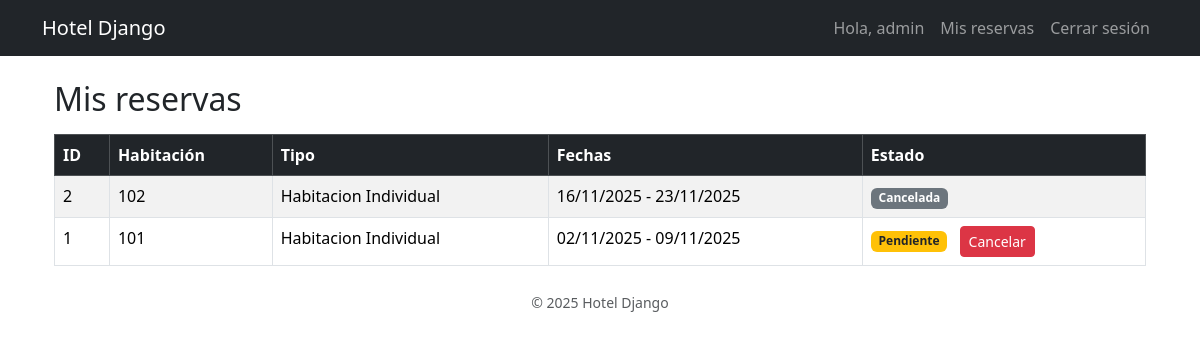
/reservas/mis-reservas/ (signed in), run on the app's committed database.
### apps/usuarios/models.py (models this page shows, shortened)
class Usuario(AbstractUser):
    telefono = models.CharField(max_length=20, blank=True, null=True)
    direccion = models.CharField(max_length=200, blank=True, null=True)

### apps/reservas/models.py (models this page shows, shortened)
class Reserva(models.Model):
    usuario = models.ForeignKey(settings.AUTH_USER_MODEL, on_delete=models.CASCADE, related_name='reservas')
    habitacion = models.ForeignKey(Habitacion, on_delete=models.CASCADE, related_name='reservas')
    fecha_entrada = models.DateField()
    fecha_salida = models.DateField()
    fecha_creacion = models.DateTimeField(auto_now_add=True)
    estado_choices = [
        ('pendiente', 'Pendiente'),
        ('confirmada', 'Confirmada'),
        ('cancelada', 'Cancelada'),
        ('finalizada', 'Finalizada'),
    ]
    estado = models.CharField(max_length=20, choices=estado_choices, default='pendiente')

### apps/habitaciones/models.py (models this page shows, shortened)
class Habitacion(models.Model):
    numero = models.CharField(max_length=10, unique=True)
    tipo = models.ForeignKey('TipoHabitacion', on_delete=models.CASCADE, related_name='habitaciones')
    disponible = models.BooleanField(default=True)

class TipoHabitacion(models.Model):
    nombre = models.CharField(max_length=100)
    descripcion = models.TextField(blank=True, null=True)
    precio_por_noche = models.DecimalField(max_digits=8, decimal_places=2)
    capacidad = models.PositiveIntegerField(default=1)
    imagen = models.ImageField(upload_to='habitaciones/', blank=True, null=True)

### apps/reservas/views.py (the view)
# urls.py: path('mis-reservas/', views.mis_reservas, name='mis_reservas'),
@login_required
def mis_reservas(request):
    reservas = (
        request.user.reservas
        .select_related('habitacion', 'habitacion__tipo')
        .order_by('-fecha_entrada')
    )
    return render(request, 'reservas/mis_reservas.html', {'reservas': reservas})

### apps/reservas/templates/reservas/mis_reservas.html (shortened to what this page needs)
{% extends "base.html" %}
{% block content %}
<div class="container mt-4">
  <h2>Mis reservas</h2>
  {% if reservas %}
    <table class="table table-striped table-bordered mt-3">
      <thead class="table-dark">
        <tr>
          <th>ID</th>
          <th>Habitación</th>
          <th>Tipo</th>
          <th>Fechas</th>
          <th>Estado</th>
        </tr>
      </thead>
      <tbody>
        {% for reserva in reservas %}
        <tr>
          <td>{{ reserva.id }}</td>
          <td>{{ reserva.habitacion.numero }}</td>
          <td>{{ reserva.habitacion.tipo.nombre }}</td>
          <td>
            {{ reserva.fecha_entrada|date:"d/m/Y" }} - {{ reserva.fecha_salida|date:"d/m/Y" }}
          </td>
          <td>
            {% if reserva.estado == "pendiente" %}
              <span class="badge bg-warning text-dark">Pendiente</span>
            {% elif reserva.estado == "confirmada" %}
              <span class="badge bg-success">Confirmada</span>
            {% elif reserva.estado == "cancelada" %}
              <span class="badge bg-secondary">Cancelada</span>
            {% else %}
              <span class="badge bg-info">{{ reserva.estado }}</span>
            {% endif %}
            {% if reserva.estado != "cancelada" %}
            <form method="post" action="{% url 'cancelar_reserva' reserva.id %}" style="display:inline;">
                <button type="submit" class="btn btn-sm btn-danger ms-2">Cancelar</button>
            </form>
            {% endif %}
          </td>
        </tr>
        {% endfor %}
      </tbody>
    </table>
  {% else %}
    <div class="alert alert-info mt-4">
      No tienes reservas registradas todavía.
    </div>
  {% endif %}
</div>
{% endblock %}

### templates/base.html (shortened to what this page needs)
<!DOCTYPE html>
<html lang="es">
<head>
    <link rel="stylesheet" href="https://cdn.jsdelivr.net/npm/bootstrap@5.3.3/dist/css/bootstrap.min.css">
</head>
<body>
    <nav class="navbar navbar-expand-lg navbar-dark bg-dark mb-4">
        <div class="container">
            <a class="navbar-brand" href="/">Hotel Django</a>
            <div class="collapse navbar-collapse">
                <ul class="navbar-nav ms-auto">
                    {% if user.is_authenticated %}
                        <li class="nav-item"><a class="nav-link" href="#">Hola, {{ user.username }}</a></li>
                        <li class="nav-item">
                            <a class="nav-link" href="{% url 'mis_reservas' %}">Mis reservas</a>
                        </li>
                        <form method="post" action="{% url 'logout' %}" style="display:inline;">
                            <button type="submit" class="btn btn-link nav-link" style="display:inline; border:none; background:none;">
                                Cerrar sesión
                            </button>
                        </form>
                    {% else %}
                        <li class="nav-item"><a class="nav-link" href="{% url 'login' %}">Iniciar sesión</a></li>
                        <li class="nav-item"><a class="nav-link" href="{% url 'registro' %}">Registrarse</a></li>
                    {% endif %}
                </ul>
            </div>
        </div>
    </nav>
    <main class="container">
        {% block content %}
        {% endblock %}
    </main>
    <footer class="text-center mt-4 mb-4 text-muted">
        <small>© 2025 Hotel Django</small>
    </footer>
</body>
</html>

### data on the page
Usuario: username "admin"
Reserva: id "2", habitacion.numero "102", habitacion.tipo.nombre "Habitacion Individual", fecha_entrada "16/11/2025", fecha_salida "23/11/2025", estado "Cancelada"
Reserva: id "1", habitacion.numero "101", habitacion.tipo.nombre "Habitacion Individual", fecha_entrada "02/11/2025", fecha_salida "09/11/2025", estado "Pendiente"
